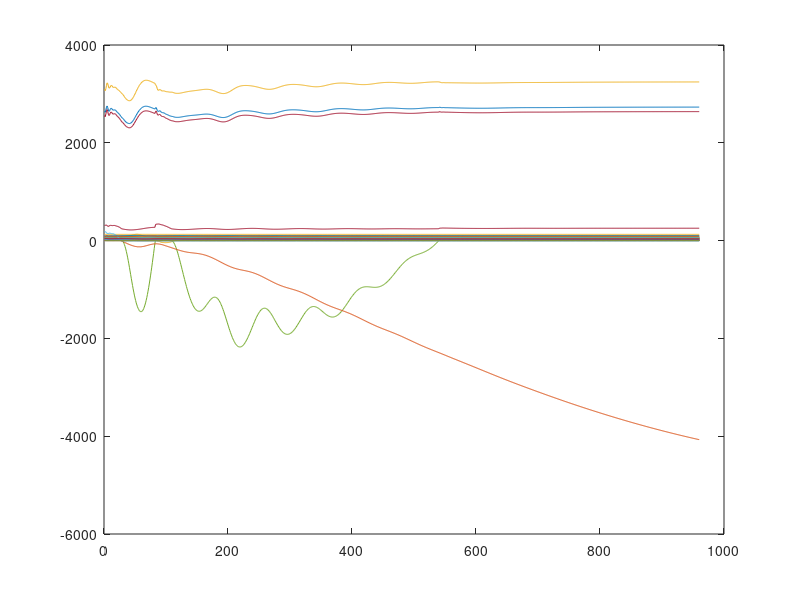

Reproduce this figure in MATLAB.
time = load("timedata.dat");
rchange = load("statechangedata.dat");

size(rchange)
rchange(end, :)'
plot(rchange(:,:))
pause(7)


